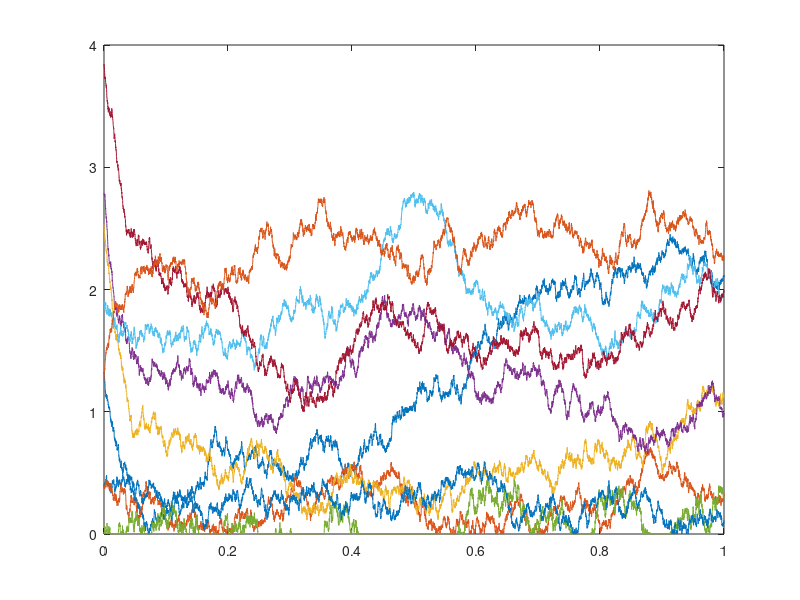

MATLAB code to generate this figure:
function second_ODE



T_end = 1;
delta_t = 0.0001;
N = T_end/delta_t;
timeline = 0:delta_t:(T_end - delta_t);

MDM2_initial = 2.53;
ARF_initial = 2.79;
ARF_MDM2_initial = 1.99;
E2F1_initial = 0.9;
RBp_initial = 1.88;
RB_E2F1_initial = 0;
RB_initial = 0;
p53helper_initial = 0.39;
p53killer_initial = 0.39;
DYRK2_initial = 2;

CycE_initial = 3.83;
p21_initial = 1.32;
p21_CycE_initial = 1.25;

DYRK2 = zeros(1, N);
p53helper = zeros(1, N);
p53killer = zeros(1, N);
MDM2 = zeros(1, N);
ARF = zeros(1, N);
ARF_MDM2 = zeros(1, N);
E2F1 = zeros(1, N);
RBp = zeros(1, N);
RB_E2F1 = zeros(1, N);
RB = zeros(1, N);
CycE = zeros(1, N);
p21_CycE = zeros(1, N);
p21 = zeros(1, N);

p53killer(1) = p53killer_initial;
p53helper(1) = p53helper_initial;
MDM2(1) = MDM2_initial;
ARF(1) = ARF_initial;
ARF_MDM2(1) = ARF_MDM2_initial;
E2F1(1) = E2F1_initial;
RBp(1) = RBp_initial;
RB_E2F1(1) = RB_E2F1_initial;
RB(1) = RB_initial;
DYRK2(1) = DYRK2_initial;

CycE(1) = CycE_initial;
p21_CycE(1) = p21_CycE_initial;
p21(1) = p21_initial;

kdpp53_initial = 0.5;
kdsRE_initial = 1;

kdpp53 = kdpp53_initial;
kdsRE = kdsRE_initial;

for i = 2 : N        
    DYRK2(i) = DYRK2(i - 1) + delta_t * (-0.0003 * DYRK2(i - 1)) + sqrt(delta_t)*randn();
    if DYRK2(i) < 0
        DYRK2(i) = 0;
    end
    p53helper(i) = p53helper(i - 1) + delta_t * (-DYRK2(i - 1) * ...
        p53helper(i - 1) / (0.1 + p53helper(i - 1)) + 0.5 - ...
        (0.1 + MDM2(i - 1)) * p53helper(i - 1) + 0.5 * p53killer(i - 1) ...
        /(0.1 + p53killer(i - 1))) + sqrt(delta_t)*randn();
    if p53helper(i) < 0
       p53helper(i) = 0;
    end
    p53killer(i) = p53killer(i - 1) + delta_t * (DYRK2(i - 1) * ...
        p53helper(i - 1) / (0.1 + p53helper(i - 1)) - 0.5 * ...
        p53killer(i - 1) / (0.1 + p53killer(i - 1)) - (0.1 + MDM2(i - 1) * ...
        p53killer(i - 1))) + sqrt(delta_t)*randn();
    if p53killer(i) < 0
        p53killer(i) = 0;
    end
    MDM2(i) = MDM2(i - 1) + delta_t * (0.02 + 0.3 * (p53killer(i - 1) ...
        + p53helper(i - 1)) - 0.1 * MDM2(i - 1) - 10 * ARF(i - 1) * ...
        MDM2(i - 1) + 2.1 * ARF_MDM2(i - 1)) + sqrt(delta_t)*randn();
    if MDM2(i) < 0
        MDM2(i) = 0;
    end
    ARF(i) = ARF(i - 1) + delta_t * (0.01 + 0.3 * E2F1(i - 1) - 0.1 ...
        * ARF(i - 1) - 10 * ARF(i - 1) * MDM2(i - 1) + 2.1 ...
        * ARF_MDM2(i - 1)) + sqrt(delta_t)*randn();
    if ARF(i) < 0
        ARF(i) = 0;
    end
    ARF_MDM2(i) = ARF_MDM2(i - 1) + delta_t * (10 * ARF(i - 1) * ...
        MDM2(i - 1) - 2 * ARF_MDM2(i - 1) - 0.1 * ARF_MDM2(i - 1) - ...
        0.1 * ARF_MDM2(i - 1)) + sqrt(delta_t)*randn();
    if ARF_MDM2(i) < 0
        ARF_MDM2(i) = 0;
    end
    E2F1(i) = E2F1(i - 1) + delta_t * (-5 * RB(i - 1) * E2F1(i - 1) + ...
        RB_E2F1(i - 1)) + sqrt(delta_t)*randn();
    if E2F1(i) < 0
        E2F1(i) = 0;
    end
    RBp(i) = RBp(i - 1) + delta_t * (CycE(i - 1) * RB(i - 1) /(0.1 + RB(i - 1)) -0.5 * RBp(i - 1) / ...
        (0.1 + RBp(i - 1))) + sqrt(delta_t)*randn();
    if RBp(i) < 0
        RBp(i) = 0;
    end
    CycE(i) = CycE(i - 1) + delta_t * (0.01 + 0.5 * E2F1(i - 1) - 0.12 * CycE(i - 1) - 10 * p21(i - 1) * CycE(i - 1) + 1.2 * p21_CycE(i - 1)) + sqrt(delta_t)*randn();
    if CycE(i) < 0
        CycE = 0;
    end
    p21(i) = p21(i - 1) + delta_t * (0.03 + 0.3 * p53helper(i - 1) + 0.01 * p53killer(i - 1) - 0.2 * p21(i - 1) - 10 * p21(i - 1) * CycE(i - 1) + 1.12 * p21_CycE(i - 1)) + sqrt(delta_t)*randn();
    if p21(i) < 0
        p21(i) = 0;
    end
    p21_CycE(i) = p21_CycE(i - 1) + delta_t * (10 * p21(i - 1) * CycE(i - 1) - p21_CycE(i - 1) - 0.32 * p21_CycE(i - 1)) + sqrt(delta_t)*randn();
    if p21_CycE(i) < 0
        p21_CycE(i) = 0;
    end
    RB_E2F1(i) = 1 - E2F1(i);
    RB(i) = 2 - RBp(i) - RB_E2F1(i);
    if RB(i) < 0
        RB(i) = 0;
    end
end

%% Plot

molecules = [p53killer; p53helper; MDM2; ARF; RB; RBp; CycE; p21; p21_CycE];
% select = [1,2,3,4,5,6];
size(timeline)
size(molecules)


% select_molecules = molecules(select);

% size(select_molecules)
plot(timeline,molecules);


% for i = 1:length(select)
%     select_ind = select(i);
%     
%     hold
%     plot(timeline,molecules(select_ind));
% end

% plot(timeline, p53killer, timeline, p53helper, timeline, MDM2, timeline, ARF, timeline, RB, timeline, RBp, timeline, CycE, timeline, p21, timeline, p21_CycE);
%legend('p53_k_i_l_l_e_r','p53_h_e_l_p_e_r','MDM2','ARF', 'RB', 'RBp', 'CycE', 'p21', 'p21_CycE');
% ylabel('concentration');


end
